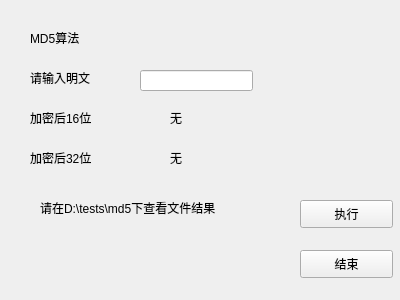
<?xml version="1.0" encoding="UTF-8"?>
<ui version="4.0">
 <class>md5w</class>
 <widget class="QWidget" name="md5w">
  <property name="geometry">
   <rect>
    <x>0</x>
    <y>0</y>
    <width>400</width>
    <height>300</height>
   </rect>
  </property>
  <property name="windowTitle">
   <string>Form</string>
  </property>
  <widget class="QLabel" name="label_5">
   <property name="geometry">
    <rect>
     <x>30</x>
     <y>150</y>
     <width>91</width>
     <height>16</height>
    </rect>
   </property>
   <property name="text">
    <string>加密后32位</string>
   </property>
  </widget>
  <widget class="QLabel" name="cipher32">
   <property name="geometry">
    <rect>
     <x>170</x>
     <y>150</y>
     <width>72</width>
     <height>15</height>
    </rect>
   </property>
   <property name="text">
    <string>无</string>
   </property>
  </widget>
  <widget class="QLabel" name="c16">
   <property name="geometry">
    <rect>
     <x>170</x>
     <y>110</y>
     <width>72</width>
     <height>15</height>
    </rect>
   </property>
   <property name="text">
    <string>无</string>
   </property>
  </widget>
  <widget class="QLabel" name="label">
   <property name="geometry">
    <rect>
     <x>30</x>
     <y>30</y>
     <width>72</width>
     <height>15</height>
    </rect>
   </property>
   <property name="text">
    <string>MD5算法</string>
   </property>
  </widget>
  <widget class="QPushButton" name="endExcute">
   <property name="geometry">
    <rect>
     <x>300</x>
     <y>250</y>
     <width>93</width>
     <height>28</height>
    </rect>
   </property>
   <property name="text">
    <string>结束</string>
   </property>
  </widget>
  <widget class="QLineEdit" name="message">
   <property name="geometry">
    <rect>
     <x>140</x>
     <y>70</y>
     <width>113</width>
     <height>21</height>
    </rect>
   </property>
  </widget>
  <widget class="QLabel" name="label_2">
   <property name="geometry">
    <rect>
     <x>30</x>
     <y>70</y>
     <width>81</width>
     <height>16</height>
    </rect>
   </property>
   <property name="text">
    <string>请输入明文</string>
   </property>
  </widget>
  <widget class="QLabel" name="label_3">
   <property name="geometry">
    <rect>
     <x>30</x>
     <y>110</y>
     <width>91</width>
     <height>16</height>
    </rect>
   </property>
   <property name="text">
    <string>加密后16位</string>
   </property>
  </widget>
  <widget class="QPushButton" name="excute">
   <property name="geometry">
    <rect>
     <x>300</x>
     <y>200</y>
     <width>93</width>
     <height>28</height>
    </rect>
   </property>
   <property name="text">
    <string>执行</string>
   </property>
  </widget>
  <widget class="QLabel" name="label_4">
   <property name="geometry">
    <rect>
     <x>40</x>
     <y>200</y>
     <width>241</width>
     <height>16</height>
    </rect>
   </property>
   <property name="text">
    <string>请在D:\tests\md5下查看文件结果</string>
   </property>
  </widget>
 </widget>
 <resources/>
 <connections/>
</ui>
